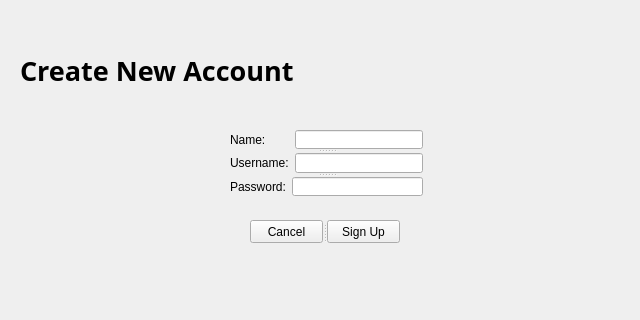
<?xml version="1.0" encoding="UTF-8"?>
<ui version="4.0">
 <class>signupPage</class>
 <widget class="QMainWindow" name="signupPage">
  <property name="geometry">
   <rect>
    <x>0</x>
    <y>0</y>
    <width>640</width>
    <height>320</height>
   </rect>
  </property>
  <property name="maximumSize">
   <size>
    <width>640</width>
    <height>320</height>
   </size>
  </property>
  <property name="windowTitle">
   <string>MainWindow</string>
  </property>
  <widget class="QWidget" name="centralwidget">
   <widget class="QLabel" name="label_4">
    <property name="geometry">
     <rect>
      <x>20</x>
      <y>60</y>
      <width>291</width>
      <height>21</height>
     </rect>
    </property>
    <property name="font">
     <font>
      <family>Poppins</family>
      <pointsize>20</pointsize>
      <weight>75</weight>
      <bold>true</bold>
      <underline>true</underline>
     </font>
    </property>
    <property name="text">
     <string>Create New Account</string>
    </property>
   </widget>
   <widget class="QLabel" name="label_5">
    <property name="geometry">
     <rect>
      <x>480</x>
      <y>20</y>
      <width>141</width>
      <height>51</height>
     </rect>
    </property>
    <property name="text">
     <string/>
    </property>
    <property name="pixmap">
     <pixmap>logo600.png</pixmap>
    </property>
    <property name="scaledContents">
     <bool>true</bool>
    </property>
   </widget>
   <widget class="QSplitter" name="splitter">
    <property name="geometry">
     <rect>
      <x>250</x>
      <y>220</y>
      <width>150</width>
      <height>23</height>
     </rect>
    </property>
    <property name="orientation">
     <enum>Qt::Horizontal</enum>
    </property>
    <widget class="QPushButton" name="pushButton">
     <property name="text">
      <string>Cancel</string>
     </property>
    </widget>
    <widget class="QPushButton" name="btnCreate">
     <property name="text">
      <string>Sign Up</string>
     </property>
    </widget>
   </widget>
   <widget class="QSplitter" name="splitter_2">
    <property name="geometry">
     <rect>
      <x>230</x>
      <y>130</y>
      <width>193</width>
      <height>66</height>
     </rect>
    </property>
    <property name="orientation">
     <enum>Qt::Vertical</enum>
    </property>
    <widget class="QSplitter" name="splitter_3">
     <property name="orientation">
      <enum>Qt::Vertical</enum>
     </property>
     <widget class="QWidget" name="layoutWidget">
      <layout class="QHBoxLayout" name="horizontalLayout">
       <item>
        <widget class="QLabel" name="label">
         <property name="text">
          <string>Name:       </string>
         </property>
        </widget>
       </item>
       <item>
        <widget class="QLineEdit" name="txtName"/>
       </item>
      </layout>
     </widget>
     <widget class="QWidget" name="layoutWidget">
      <layout class="QHBoxLayout" name="horizontalLayout_2">
       <item>
        <widget class="QLabel" name="label_2">
         <property name="text">
          <string>Username:</string>
         </property>
        </widget>
       </item>
       <item>
        <widget class="QLineEdit" name="txtUser"/>
       </item>
      </layout>
     </widget>
     <widget class="QWidget" name="layoutWidget">
      <layout class="QHBoxLayout" name="horizontalLayout_3">
       <item>
        <widget class="QLabel" name="label_3">
         <property name="text">
          <string>Password:</string>
         </property>
        </widget>
       </item>
       <item>
        <widget class="QLineEdit" name="txtPass">
         <property name="echoMode">
          <enum>QLineEdit::Password</enum>
         </property>
        </widget>
       </item>
      </layout>
     </widget>
    </widget>
   </widget>
   <widget class="QLabel" name="verify">
    <property name="geometry">
     <rect>
      <x>500</x>
      <y>150</y>
      <width>51</width>
      <height>20</height>
     </rect>
    </property>
    <property name="text">
     <string/>
    </property>
   </widget>
  </widget>
 </widget>
 <resources/>
 <connections/>
</ui>
